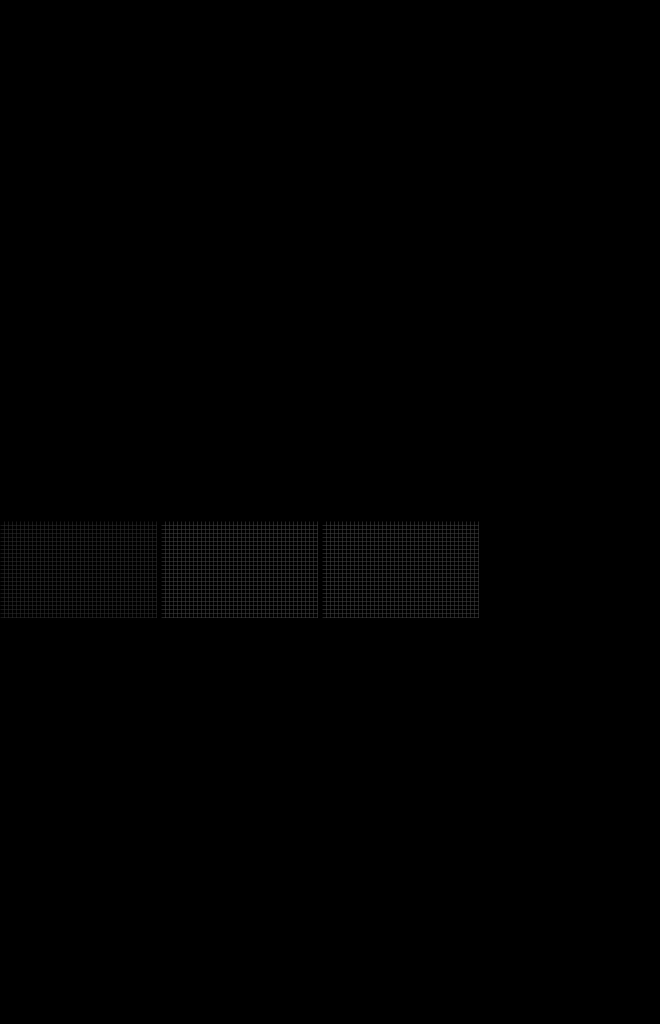
#> input picture pacman-parts.gif, 1320 x 2048 px (shown at 1/2 size)
$ python story_crop.py
#> lines starting #> are read from the running program, lines starting #| are printed output that depends on the picture
#! /usr/bin/env python3

from PIL import Image

im = Image.open("pacman-parts.gif")
#> im is the input picture: PIL image 1320x2048 P; min 0, max 69, mean 1

for x in range(8, 1319, 328):
    for y in range(8, 1050, 208):
        scr = im.crop((x, y, x + 320, y + 200))
        fname = "story.%03x%03x.png" % (y, x)
        print("Writing `%s`." % fname)
        scr.save(fname)
#> this loop made 4 passes
#> pass 1, `scr.save(fname)`:
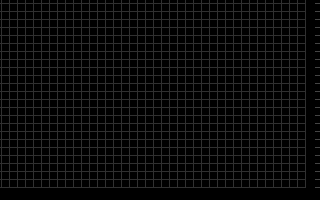
#> saved as story.418008.png: PIL image 320x200 P; min 0, max 69, mean 10.4
#> pass 2, `scr.save(fname)`:
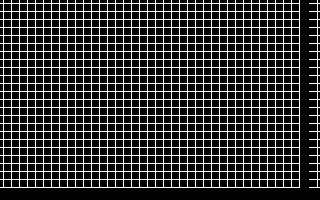
#> saved as story.418150.png: PIL image 320x200 P; values 0 (black) and 69 (white), 21.7% white in thin lines or dots
